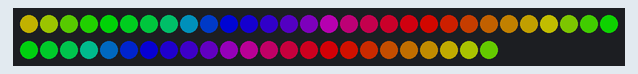
Simulated run of this sketch. Board: Arduino Uno, built with avr-gcc and run on an emulated ATmega328P. Parts: 54 RGB LEDs in strip order, left to right, continuing on the next row. Dim RGB values are drawn brighter than linear.

Above: at 0.45 s.
At 4.67 s:
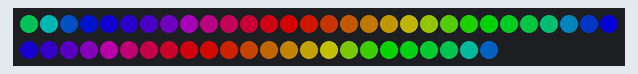
At 8.89 s:
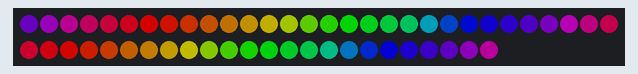
At 17.34 s:
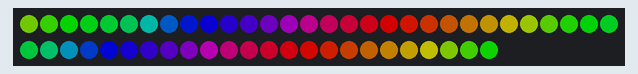
At 28.48 s:
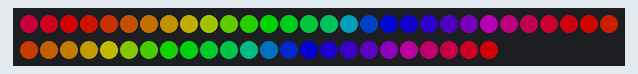
At 39.64 s:
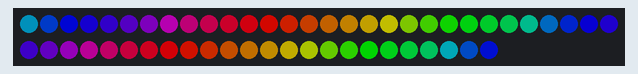

The sketch:

rainbow_march.ino
```cpp
/* rainbow_march for FastLED

By: Andrew Tuline

Date: Nov, 2014

Rainbow marching up the strand. Very basic, but oh so popular. Oh look, we don't need to add a 'wheel' routine.

*/


#include "FastLED.h"                                          // FastLED library.

#if FASTLED_VERSION < 3001000
#error "Requires FastLED 3.1 or later; check github for latest code."
#endif

// Fixed definitions cannot change on the fly.
#define LED_DT 11                                            // Serial data pin
#define LED_CK 13                                             // Clock pin for WS2801 or APA102
#define COLOR_ORDER BGR                                       // It's GRB for WS2812B and GBR for APA102
#define LED_TYPE APA102                                       // What kind of strip are you using (APA102, WS2801 or WS2812B)?
#define NUM_LEDS 54                                           // Number of LED's

// Initialize changeable global variables.
uint8_t max_bright = 128;                                     // Overall brightness definition. It can be changed on the fly.

struct CRGB leds[NUM_LEDS];                                   // Initialize our LED array.


// Initialize global variables for sequences
uint8_t thisdelay = 5;                                        // A delay value for the sequence(s)
uint8_t thishue = 0;                                          // Starting hue value.
uint8_t deltahue = 10;                                        // Hue change between pixels.


void setup() {
  Serial.begin(57600);

//  LEDS.addLeds<LED_TYPE, LED_DT, COLOR_ORDER>(leds, NUM_LEDS);         // For WS2812B
  LEDS.addLeds<LED_TYPE, LED_DT, LED_CK, COLOR_ORDER>(leds, NUM_LEDS);   // For APA102 or WS2801

  FastLED.setBrightness(max_bright);
  set_max_power_in_volts_and_milliamps(5, 500);               // FastLED 2.1 Power management set at 5V, 500mA
} // setup()


void loop () {
  EVERY_N_MILLISECONDS(thisdelay) {                           // FastLED based non-blocking routine to update/display the sequence.
    rainbow_march();
  }
  show_at_max_brightness_for_power();
} // loop()


void rainbow_march() {                                        // The fill_rainbow call doesn't support brightness levels
  thishue++;                                                  // Increment the starting hue.
  fill_rainbow(leds, NUM_LEDS, thishue, deltahue);            // Use FastLED's fill_rainbow routine.
} // rainbow_march()
```
